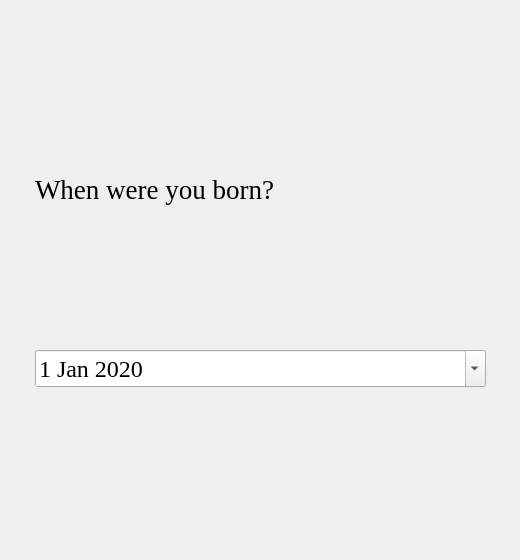
         <widget class="QWidget" name="birthdateinputpage">
          <widget class="QWidget" name="verticalLayoutWidget_6">
           <property name="geometry">
            <rect>
             <x>10</x>
             <y>10</y>
             <width>501</width>
             <height>541</height>
            </rect>
           </property>
           <layout class="QVBoxLayout" name="birthdateinputlayout">
            <property name="sizeConstraint">
             <enum>QLayout::SetDefaultConstraint</enum>
            </property>
            <property name="leftMargin">
             <number>25</number>
            </property>
            <property name="topMargin">
             <number>25</number>
            </property>
            <property name="rightMargin">
             <number>25</number>
            </property>
            <property name="bottomMargin">
             <number>25</number>
            </property>
            <item>
             <widget class="QLabel" name="birthdatequerylabel">
              <property name="sizePolicy">
               <sizepolicy hsizetype="Preferred" vsizetype="Fixed">
                <horstretch>0</horstretch>
                <verstretch>0</verstretch>
               </sizepolicy>
              </property>
              <property name="font">
               <font>
                <family>Georgia</family>
                <pointsize>20</pointsize>
                <kerning>true</kerning>
               </font>
              </property>
              <property name="text">
               <string>When were you born?</string>
              </property>
              <property name="wordWrap">
               <bool>true</bool>
              </property>
             </widget>
            </item>
            <item>
             <widget class="QDateEdit" name="birthdateinput">
              <property name="font">
               <font>
                <family>Georgia</family>
                <pointsize>18</pointsize>
                <kerning>true</kerning>
               </font>
              </property>
              <property name="buttonSymbols">
               <enum>QAbstractSpinBox::NoButtons</enum>
              </property>
              <property name="dateTime">
               <datetime>
                <hour>0</hour>
                <minute>0</minute>
                <second>0</second>
                <year>2020</year>
                <month>1</month>
                <day>1</day>
               </datetime>
              </property>
              <property name="calendarPopup">
               <bool>true</bool>
              </property>
             </widget>
            </item>
           </layout>
          </widget>
         </widget>
